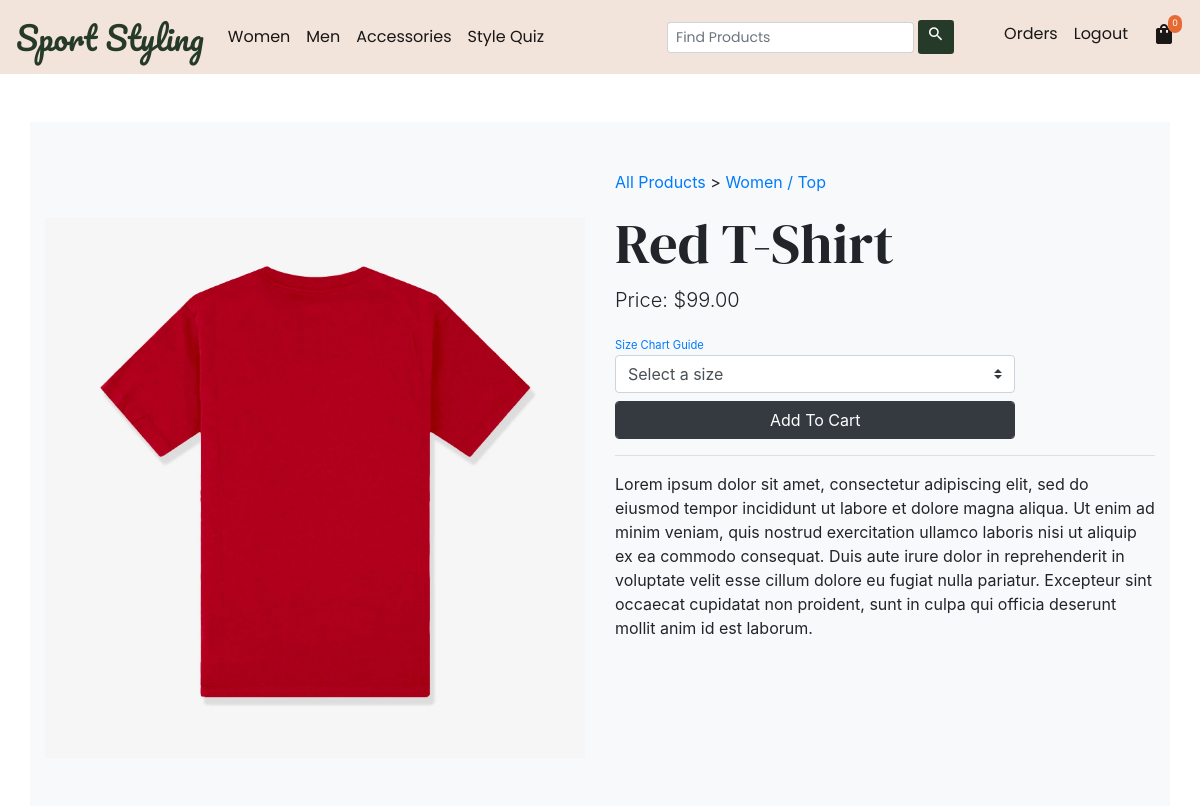
Page /product_detail/2/ (signed in) on the committed database.
### store/models/producttype.py (models this page shows, shortened)
class ProductType(models.Model):
    name = models.CharField(max_length=60)
    price= models.DecimalField(max_digits=6, decimal_places=2, default=99.00)
    description= models.TextField(blank=True, null=True)
    image= models.ImageField(upload_to='uploads/products/', default='image/noimage.jpeg')
    category= models.ForeignKey(Category, on_delete=models.CASCADE, default=1)
    sport= models.ForeignKey(Sport, on_delete=models.CASCADE, default=1)
    color= models.ForeignKey(Color, on_delete=models.CASCADE, default=1)

### store/models/category.py (models this page shows)
class Category(models.Model):
    name = models.CharField(max_length=50)
    super_category = models.ForeignKey(SuperCategory, on_delete=models.CASCADE, default=1)
    @staticmethod
    def get_all_categories():
        return Category.objects.all()
    def __str__(self):
        return f"{self.super_category} / {self.name}"

### store/models/supercategory.py (models this page shows, shortened)
class SuperCategory(models.Model):
    name= models.CharField(max_length=50)
    def __str__(self):
        return self.name

### store/views/product.py (the view, shortened to what this page needs)
# urls.py: path('product_detail/<int:pk>/', ProductDetail.as_view(), name='product_detail'),
class ProductDetail(View):
    def get(self, request, pk):
        super_categories = SuperCategory.objects.all()
        categories = Category.get_all_categories()
        producttype = ProductType.objects.get(id=pk)
        products = Product.objects.filter(name__pk=producttype.id)
        data = {}
        data['producttype'] = producttype
        data['products'] = products
        data['super_categories'] = super_categories
        data['categories'] = categories
        return render(request, 'product_detail.html', data)

### store/models/size.py (called while the page is built)
    def __str__(self):
        return f"{self.name} ({self.category})"

### store/templates/product_detail.html (shortened to what this page needs)
{% extends 'base.html' %}
{% block content %}
{% load humanize %}
{% load cart %}
{% load custom_filter %}
{% load static %}
<div class="container bg-light mt-5 pt-5 pb-5">
  <div class="row">
      <div class="col">
        <div class="jumobotron text-center"><br><br>
          <img src="/media/{{producttype.image}}" alt="Product Image" width="100%" height="100%">
        </div>
      </div>
      <div class="col">
       <p>
        <a href="{% url 'store' %}">All Products</a> >
        <a href="/products/{{producttype.category.id}}">
          {{producttype.category.super_category.name}} / {{producttype.category.name}}
        </a>
      </p>
        <h1 class="display-4" style="font-family:'DM Serif Display', Times, serif">
          {{producttype.name}}
        </h1>
        <p class="lead display-5">Price: ${{producttype.price|intcomma}}</p>
        <a href="" style="font-size:70%">Size Chart Guide</a><br>
        <div class="form-check form-check-inline">
          <form action="{{request.path}}#" method="post">
              <select class="browser-default custom-select" name="product">
                  <option selected disabled>Select a size</option>
              </select>
              <input type="submit"
                    class="float-right btn btn-dark form-control mt-2"
                    value="Add To Cart">
          </form>
        </div>
        <hr>
        {% if producttype.description %}
        <p>{{producttype.description}}</p>
        {% endif %}
      </div>
  </div>
</div>
{% endblock %}

### store/static/css/eshop.css (style rules this page uses)
body { font-family: 'Poppins', sans-serif; font-size: 100%; }

### rows in the picture
ProductType: image (picture), category.super_category.name "Women", category.name "Top", name "Red T-Shirt", price "99.00", description "Lorem ipsum dolor sit amet, consectetur adipiscing elit, sed do eiusmod tempor incididunt ut labore et dolore magna aliqua. Ut enim ad minim veniam, quis nostrud exercitation ullamco laboris nisi ut aliquip ex ea commodo consequat. Duis aute irure dolor in reprehenderit in voluptate velit esse cillum dolore eu fugiat nulla pariatur. Excepteur sint occaecat cupidatat non proident, sunt in culpa qui officia deserunt mollit anim id est laborum."

### other values in the picture
{{ request.session.cart.keys|length }} "0"
